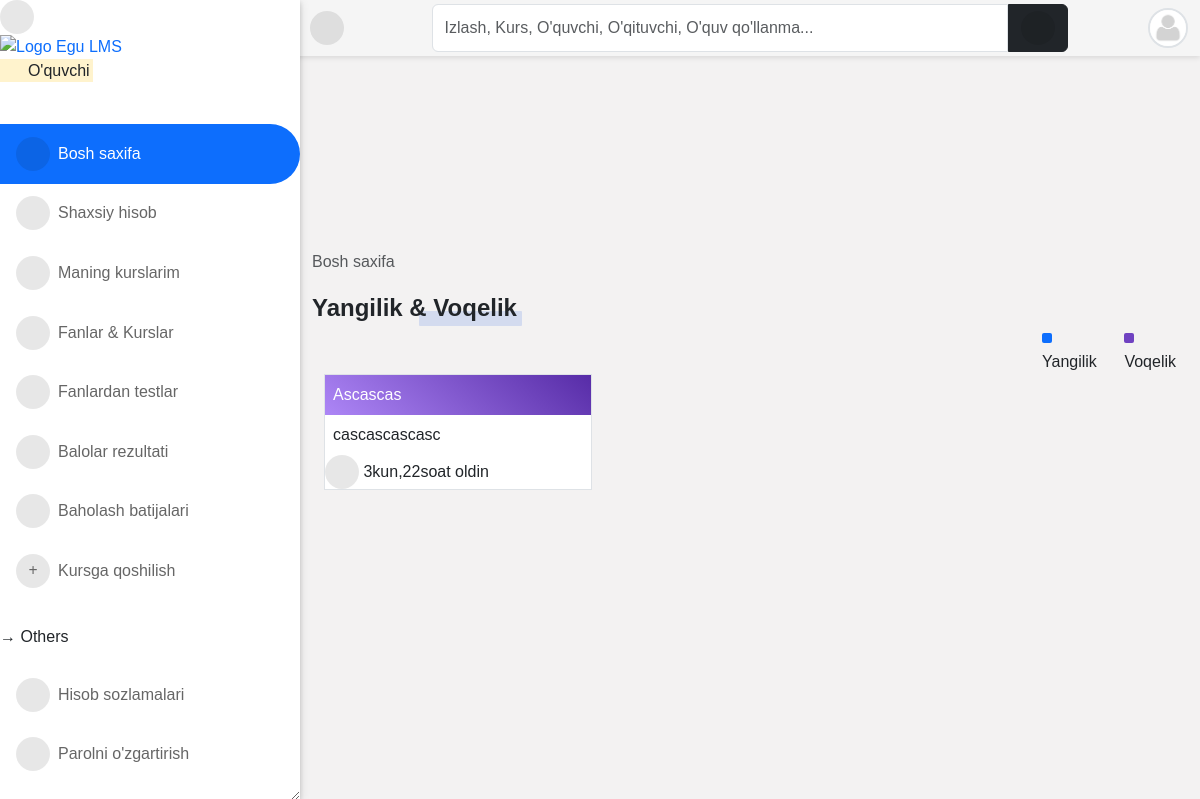
/ (signed in), run on an earlier commit of the app's database.
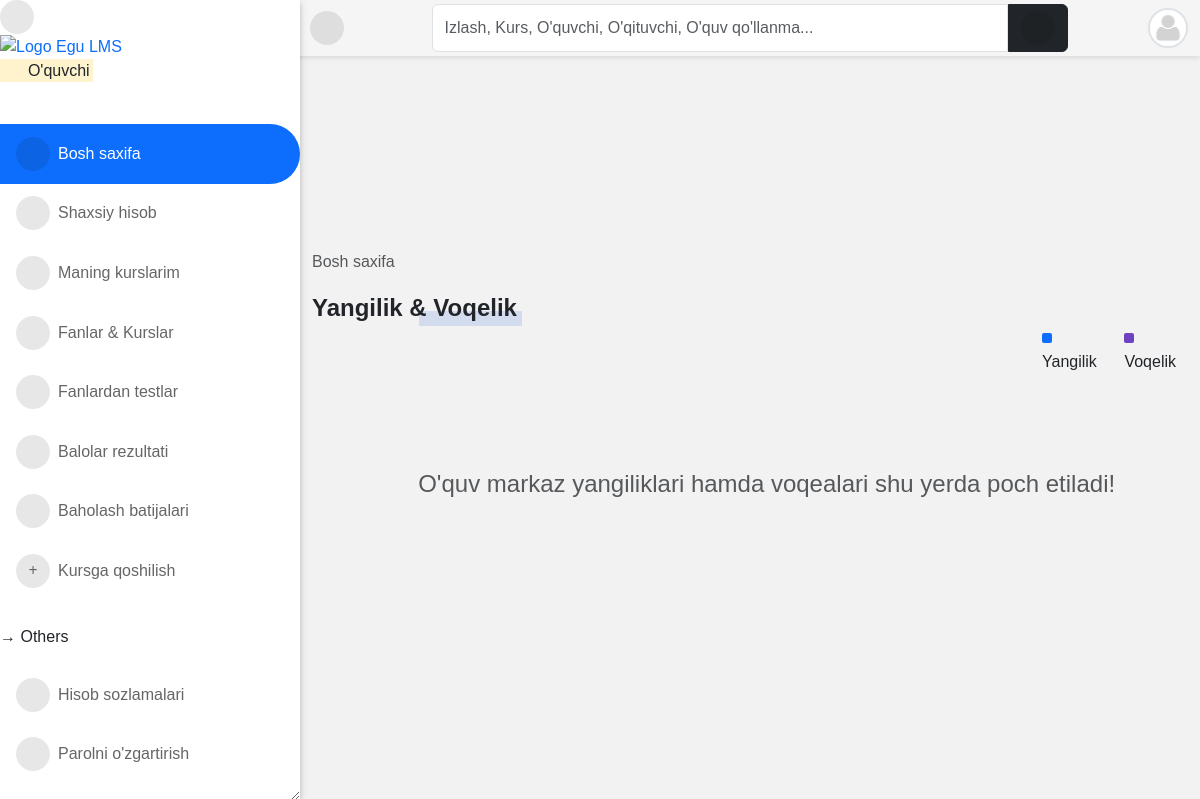
And on a later commit of the database.
### core/models.py (models this page shows, shortened)
class NewsAndEvents(models.Model):
    title = models.CharField(max_length=200, null=True)
    summary = models.TextField(max_length=200, blank=True, null=True)
    posted_as = models.CharField(choices=POST, max_length=10)
    updated_date = models.DateTimeField(auto_now=True, auto_now_add=False, null=True)
    upload_time = models.DateTimeField(auto_now=False, auto_now_add=True, null=True)
    objects = NewsAndEventsManager()

### core/views.py (the view)
# urls.py: path("", home_view, name="home"),
@login_required
def home_view(request):
    items = NewsAndEvents.objects.all().order_by("-updated_date")
    context = {
        "title": "Yangiliklar",
        "items": items,
    }
    return render(request, "core/index.html", context)

### accounts/models.py (called while the page is built)
    @property
    def get_user_role(self):
        if self.is_superuser:
            role = "Boshliq"
        elif self.is_student:
            role = "O'quvchi"
        elif self.is_lecturer:
            role = "O'qituvchi"
        elif self.is_parent:
            role = "Ota-ona"
        return role

### core/models.py (called while the page is built)
    def get_queryset(self):
        return NewsAndEventsQuerySet(self.model, using=self._db)

    def all(self):
        return self.get_queryset()

### templates/core/index.html (shortened to what this page needs)
{% extends 'base.html' %}
{% load static %}
{% block content %}
<nav style="--bs-breadcrumb-divider: '>';" aria-label="breadcrumb">
    <ol class="breadcrumb">
      <li class="breadcrumb-item active" aria-current="page">Bosh saxifa</li>
    </ol>
</nav>
<div>
    <div class="title-1">Yangilik &amp; Voqelik</div>
</div>
<div class="col-md-2 ms-auto d-flex">
    <div class="me-3">
        <span class="color-indicator bg-primary"></span> Yangilik
    </div>
    <div>
        <span class="color-indicator bg-purple"></span> Voqelik
    </div>
</div>
<div class="container-fluid">
    {% if items %}
    <div class="row">
        {% for item in items %}
        <div class="col-md-4 mb-4">
            <div class="bg-white border">
                <div class="card-header-ne {% if item.posted_as == 'News' %}news{% else %}events{% endif %} p-2">
                    <span class="p-0">
                        {{ item.title|title }}
                    </span>
                </div>
                <div class="p-2">{{ item.summary }}</div>
                <div class="date-wrapper">
                    <i class="fa fa-calendar mr-2"></i>
                    {{ item.updated_date|timesince }} oldin
                </div>
            </div>
        </div>
        {% endfor %}
    </div>
    {% else %}
    <h4 class="text-center mt-5 py-5 text-muted">
        <i class="fa-regular fa-folder-open me-2"></i> O'quv markaz yangiliklari hamda voqealari shu yerda poch etiladi!
    </h4>
    {% endif %}
</div>
{% endblock content %}

What changed in the data, as far as the page shows it:
removed NewsAndEvents: title "Ascascas", summary "cascascascasc", updated_date "3kun,22soat"
Also different on the page:
text now shown: "O'quv markaz yangiliklari hamda voqealari shu yerda poch etiladi!"
